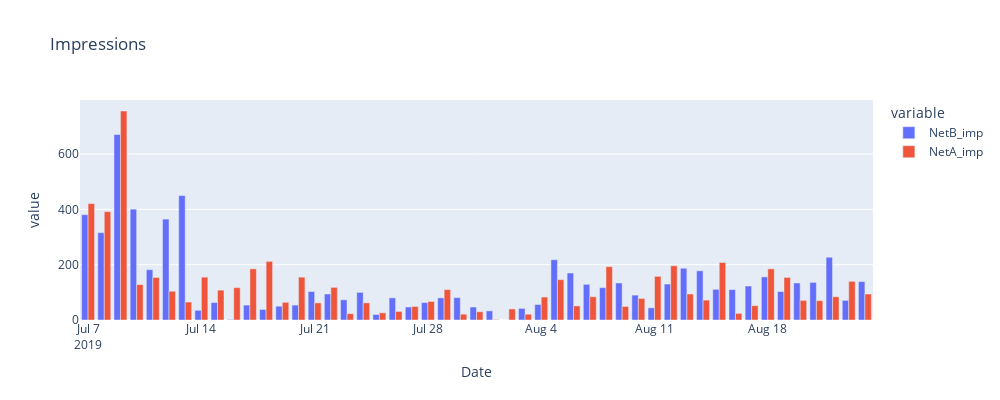

Notebook code for this chart:
### Code cell
#fig = px.make_subplots(rows=2, cols=2)
fig = px.bar(df2, x="Date", y=['NetB_imp','NetA_imp'], 
             barmode='group', 
             orientation='v',
             width=1000,height=400,title='Impressions')
fig.show()
